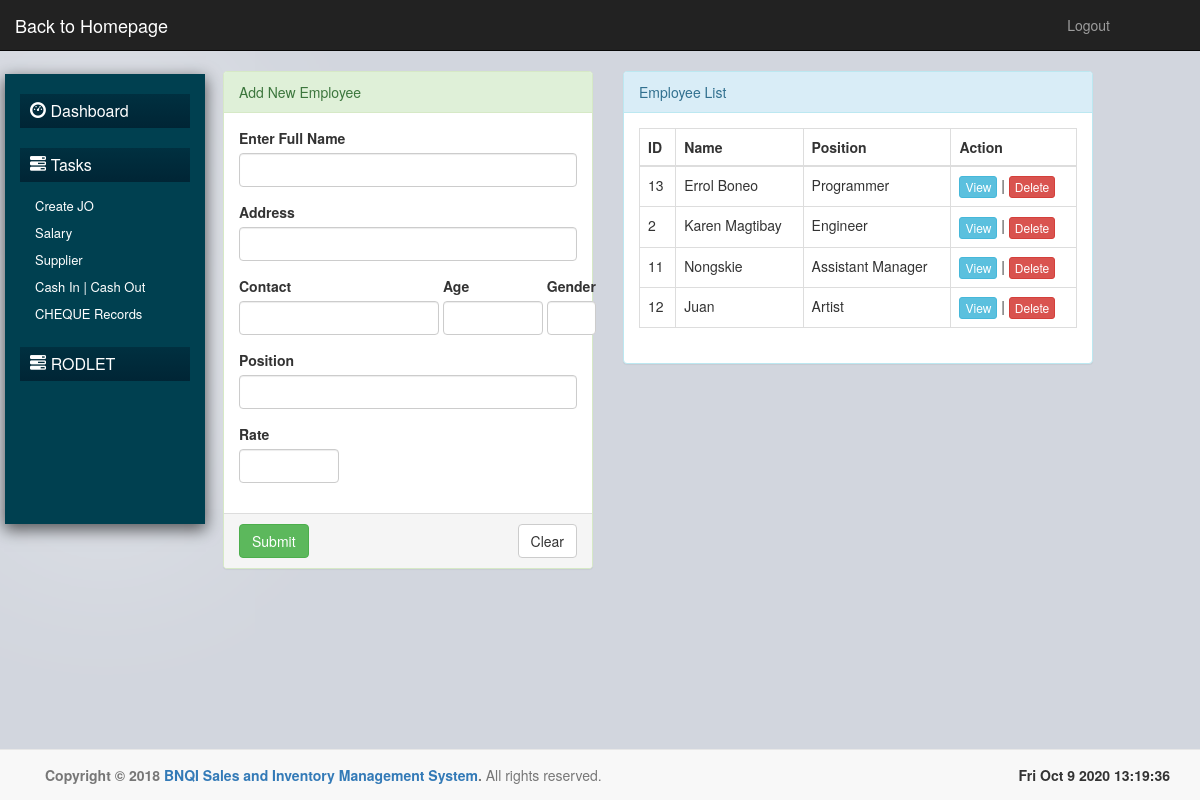
Screenshot of /pages/employee.php with the database file from the repository.
### tables this page shows
CREATE TABLE IF NOT EXISTS `employee` (
  `id` int(11) NOT NULL AUTO_INCREMENT,
  `name` varchar(255) DEFAULT NULL,
  `address` varchar(255) DEFAULT NULL,
  `contact` varchar(255) DEFAULT NULL,
  `age` int(11) DEFAULT NULL,
  `gender` varchar(50) DEFAULT NULL,
  `position` varchar(255) DEFAULT NULL,
  `rate` double DEFAULT NULL,
  `dow` decimal(11,1) DEFAULT NULL,
  `ot` decimal(11,1) DEFAULT NULL,
  `odv` decimal(11,2) DEFAULT NULL,
  `ded` decimal(11,2) DEFAULT NULL,
  `net_income` decimal(11,2) DEFAULT NULL,
  `date_created` datetime DEFAULT NULL,
  PRIMARY KEY (`id`)
);

### pages/includes/epagination.php (called while the page is built, shortened)
<?php
include '../connection/db.php';
	$page_rows = 10;
	$pagenum = 1;
	$limit = 'LIMIT ' .($pagenum - 1) * $page_rows .',' .$page_rows;
	$nquery=$con->query("select * from `employee` $limit");
?>

### pages/employee.php (the view, shortened to what this page needs)
<?php
include '../connection/db.php';
include 'includes/epagination.php';
?>
<!DOCTYPE html>
<html>
<head>
	<?php include 'includes/head.php'; ?>
</head>
<body>
<?php include 'includes/nav.php'; ?>
<?php include 'includes/acordian.php'; ?>
<div class="col-md-4">
	<div class="panel panel-success">
		<div class="panel-heading">Add New Employee</div>
		<form>
		<div class="panel-body">
				<div class="">
					<label>Enter Full Name</label>
					<div class="form-group">
						<input type="text" name="name" id="jname" class="form-control" data-target="name" style="text-transform:capitalize;" required >
					</div>
				</div>
				<div class="">
					<label>Address</label>
					<div class="form-group">
						<input type="text" name="address" id="jaddress" class="form-control" style="text-transform:capitalize;">
					</div>
				</div>
				<table class="form-group">
					<tr>
						<td><label>Contact</label><input type="text" name="contact" id="jcontact" class="form-control" style="width:200px; text-transform:capitalize;" required></td>
						<td> &nbsp; </td>
						<td> <label>Age</label><input type="text" name="age" id="jage" class="form-control" style="width:100px; text-transform:capitalize;" required></td>
						<td>&nbsp;</td>
						<td><label>Gender</label><input type="text" name="gender" id="jgender" class="form-control" style="width::100px; text-transform:capitalize;" required></td>
					</tr>
				</table>
				<div class="">
					<label>Position</label>
					<div class="form-group">
						<input type="text" name="position" id="jposition" class="form-control" style="text-transform:capitalize;">
					</div>
				</div>
				<div class="">
					<label>Rate</label>
					<div class="form-group">
						<input type="text" name="rate" id="jrate" class="form-control" style="width:100px;" required >
					</div>
				</div>
		</div>
				<div class="panel-footer">
					<button type="submit" class="btn btn-success add">Submit</button>
					<button type="reset" class="btn btn-default pull-right">Clear</button>
				</div>
		</form>
	</div>
</div>
<div class="col-md-5">
	<div class="panel panel-info">
		<div class="panel-heading">Employee List</div>
		<div class="panel-body">
			<div class="table">
				<table class="table table-bordered">
					<thead>
						<tr>
							<th>ID</th>
							<th>Name</th>
							<th>Position</th>
							<th>Action</th>
						</tr>
					</thead>
					<tbody>
					<?php
					while ($row = $nquery->fetch_array()) { ?>
						<tr id="<?php echo $row['id']; ?>">
							<td data-target="empid" style="text-transform:capitalize;"><?php echo $row['id']; ?></td>
							<td data-target="empname" style="text-transform:capitalize;"><?php echo $row['name']; ?></td>
							<td data-target="position" style="text-transform:capitalize;"><?php echo $row['position']; ?></td>
							<td><button class="btn btn-info btn-xs edit" data-id="<?php echo $row['id']; ?>" data-target="#edit_emp" data-toggle="modal">View</button> | <button class="btn btn-danger btn-xs delete" data-id2="<?php echo $row['id'];?>">Delete</button></td>
						</tr>
					<?php } ?>
					</tbody>
				</table>
			</div>
		</div>
	</div>
</div>
<?php include 'includes/footer.php'; ?>
</body>
</html>

### pages/css/acordian2.css (style rules this page uses)
* { margin:0; padding:0; }
body { background: white; }

### pages/css/bnqi.css (style rules this page uses)
body { background: #d2d6de; }

### rows the page displays
employee: id "13", name "Errol Boneo", position "Programmer"
employee: id "2", name "Karen Magtibay", position "Engineer"
employee: id "11", name "Nongskie", position "Assistant Manager"
employee: id "12", name "Juan", position "Artist"
